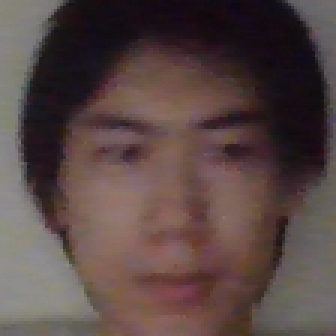
#> input picture FaceRecognition/image/BanTot/BanTot_0000.bmp, 112 x 112 px (shown 3 times larger)
$ python -i Chapter3.py   (imports and definitions only)   (older library calls are emulated)
#> lines starting #> are read from the running program, lines starting #| are printed output that depends on the picture
#> further down, picture is the input picture: shape (112, 112, 3); mean B, G, R 69.3, 71.1, 88.4
import numpy as np
import cv2

L = 256

# 1
# [161 lines left out: functions Negative, Logarit, Power, PiecewiseLinear, Histogram, HistogramEqualization and 4 more, not called in this run]

# 11
def GaussFilter(imgin):
    imgout = cv2.GaussianBlur(imgin,(43,43),7.0)
    return imgout

# 12
# [36 lines left out: functions Threshold, MedianFilter, Sharpen, not called in this run]

# 15
def Gradient(imgin):
    sobel_x = np.array([[-1,-2,-1],[0,0,0],[1,2,1]])
    sobel_y = np.array([[-1,0,1],[-2,0,2],[-1,0,1]])

    # Đạo hàm cấp 1 theo hướng x
    mygx = cv2.filter2D(imgin, cv2.CV_32FC1, sobel_x)
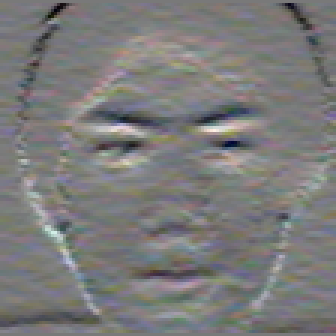
#> mygx: shape (112, 112, 3) float32 (shown 3 times larger); mean B, G, R 2.1, 2.8, 3.6; drawn with min black and max white
    # Đạo hàm cấp 1 theo hướng y
    mygy = cv2.filter2D(imgin, cv2.CV_32FC1, sobel_y)
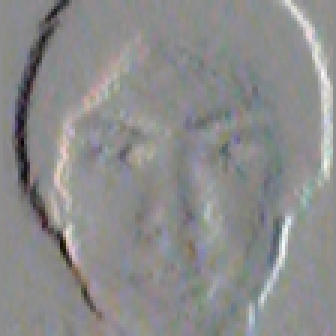
#> mygy: shape (112, 112, 3) float32 (shown 3 times larger); mean B, G, R -2.7, -2.9, -2.5; drawn with min black and max white

    # Lưu ý: cv2.Sobel có hướng x nằm ngang
    # ngược lại với sách Digital Image Processing
    gx = cv2.Sobel(imgin,cv2.CV_32FC1, dx = 1, dy = 0)
    gy = cv2.Sobel(imgin,cv2.CV_32FC1, dx = 0, dy = 1)

    imgout = abs(gx) + abs(gy)
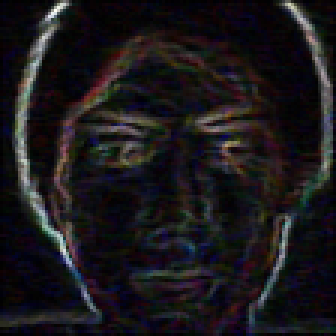
#> imgout: shape (112, 112, 3) float32 (shown 3 times larger); mean B, G, R 47.6, 42.5, 47.2; drawn with min black and max white
    imgout = np.clip(imgout, 0, L-1)
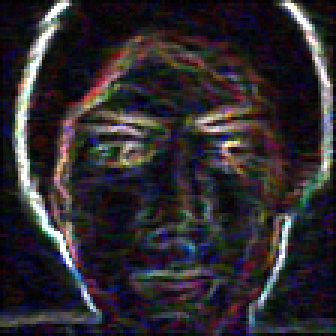
#> imgout: shape (112, 112, 3) float32 (shown 3 times larger); mean B, G, R 47.1, 42.1, 46.8
    imgout = imgout.astype(np.uint8)
    return imgout

>>> import cv2
>>> picture = cv2.imread('../FaceRecognition/image/BanTot/BanTot_0000.bmp')
>>> result = Gradient(picture)

$ run again, on FaceRecognition/image/BanTot/BanTot_0001.bmp
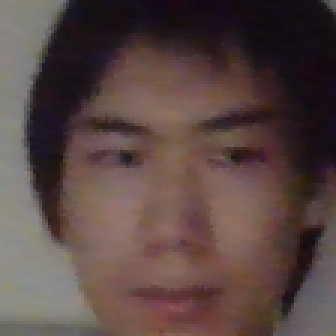
#> input picture FaceRecognition/image/BanTot/BanTot_0001.bmp, 112 x 112 px (shown 3 times larger)
#> picture is the input picture: shape (112, 112, 3); mean B, G, R 68.1, 70.6, 89.3
#> in Gradient, `mygy = cv2.filter2D(imgin, cv2.CV_32FC1, sobel_y)`:
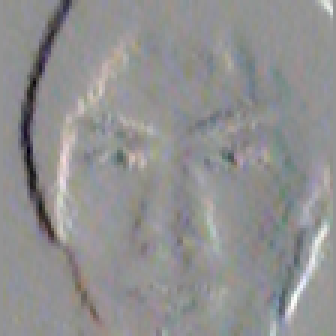
#> mygy: shape (112, 112, 3) float32 (shown 3 times larger); mean B, G, R -5.2, -5.9, -5.3; drawn with min black and max white
#> in Gradient, `imgout = np.clip(imgout, 0, L-1)`:
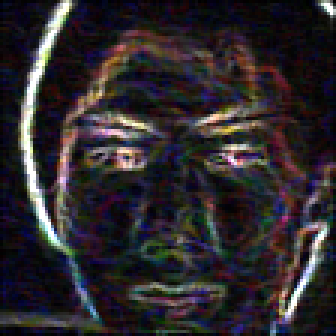
#> imgout: shape (112, 112, 3) float32 (shown 3 times larger); mean B, G, R 44.9, 40.9, 45.9

$ run again, on FaceRecognition/image/BanTot/BanTot_0002.bmp
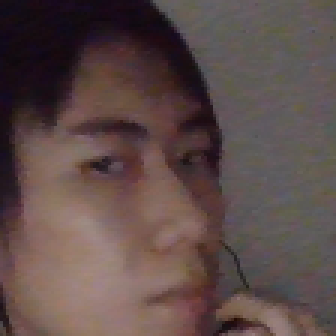
#> input picture FaceRecognition/image/BanTot/BanTot_0002.bmp, 112 x 112 px (shown 3 times larger)
#> picture is the input picture: shape (112, 112, 3); mean B, G, R 73.3, 75.6, 93.3
#> in Gradient, `mygy = cv2.filter2D(imgin, cv2.CV_32FC1, sobel_y)`:
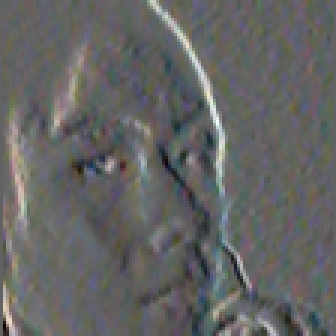
#> mygy: shape (112, 112, 3) float32 (shown 3 times larger); mean B, G, R 3.3, 4.1, 3.5; drawn with min black and max white
#> in Gradient, `imgout = np.clip(imgout, 0, L-1)`:
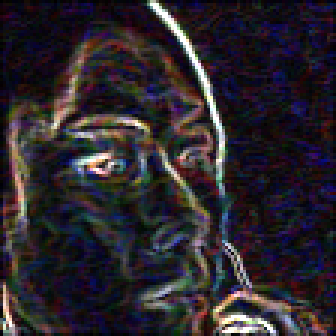
#> imgout: shape (112, 112, 3) float32 (shown 3 times larger); mean B, G, R 45.3, 38.4, 44.2
